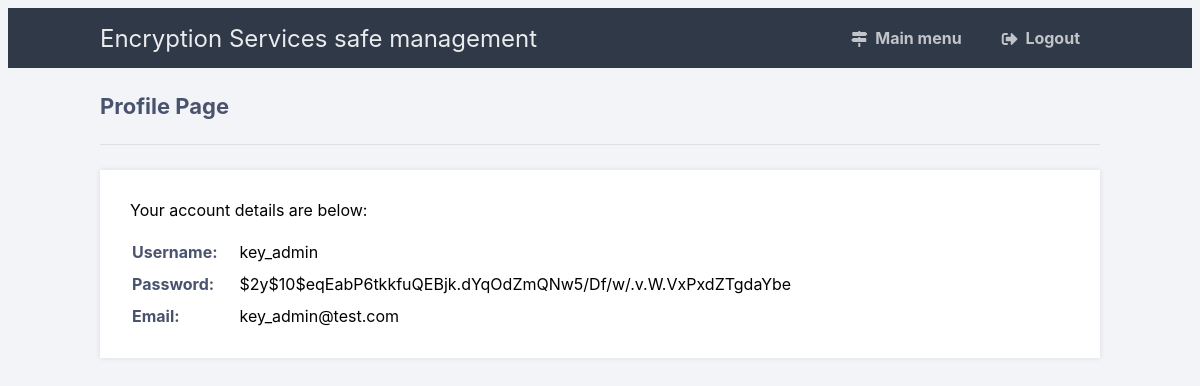
Screenshot of /DocumentRoot/profile.php (signed in) with the database file from the repository.
### tables this page shows
CREATE TABLE `user_accounts` (
  `id` int(11) NOT NULL,
  `username` varchar(50) NOT NULL,
  `password` varchar(255) NOT NULL,
  `email` varchar(100) NOT NULL,
  `user_roles` varchar(255) DEFAULT NULL,
  `account_disabled` tinyint(1) NOT NULL DEFAULT 1,
  `password_expiry` datetime DEFAULT NULL
);

### DocumentRoot/profile.php (the view, shortened to what this page needs)
<?php
include './config.php';
$stmt = $con->prepare('SELECT password, email FROM user_accounts WHERE id = ?');
$stmt->bind_param('i', $_SESSION['id']);
$stmt->execute();
$stmt->bind_result($password, $email);
?>
<!DOCTYPE html>
<html>
	<head>
		<link href="style.css" rel="stylesheet" type="text/css">
		<link rel="stylesheet" href="https://use.fontawesome.com/releases/v5.7.1/css/all.css">
	</head>
	<body class="loggedin">
		<nav class="navtop">
			<div>
				<h1>Encryption Services safe management</h1>
				<a href="main_menu.php"><i class="fas fa-map-signs"></i>Main menu</a>
				<a href="logout.php"><i class="fas fa-sign-out-alt"></i>Logout</a>
			</div>
		</nav>
		<div class="content">
			<h2>Profile Page</h2>
			<div>
				<p>Your account details are below:</p>
				<table>
					<tr>
						<td>Username:</td>
						<td><?=$_SESSION['name']?></td>
					</tr>
					<tr>
						<td>Password:</td>
						<td><?=$password?></td>
					</tr>
					<tr>
						<td>Email:</td>
						<td><?=$email?></td>
					</tr>
				</table>
			</div>
		</div>
	</body>
</html>

### DocumentRoot/style.css (style rules this page uses)
* { box-sizing: border-box; font-family: -apple-system, BlinkMacSystemFont, "segoe ui", roboto, oxygen, ubuntu, cantarell, "fira sans", "droid sans", "helvetica neue", Arial, sans-serif; font-size: 16px; -webkit-font-smoothing: antialiased; -moz-osx-font-smoothing: grayscale; }
body { background-color: #435165; }
.navtop { background-color: #2f3947; height: 60px; width: 100%; border: 0; }
.navtop div { display: flex; margin: 0 auto; width: 1000px; height: 100%; }
.navtop div h1, .navtop div a { display: inline-flex; align-items: center; }
.navtop div h1 { flex: 1; font-size: 24px; padding: 0; margin: 0; color: #eaebed; font-weight: normal; }
.navtop div a { padding: 0 20px; text-decoration: none; color: #c1c4c8; font-weight: bold; }
.navtop div a i { padding: 2px 8px 0 0; }
body.loggedin { background-color: #f3f4f7; }
.content { width: 1000px; margin: 0 auto; }
.content h2 { margin: 0; padding: 25px 0; font-size: 22px; border-bottom: 1px solid #e0e0e3; color: #4a536e; }
.content > p, .content > div { box-shadow: 0 0 5px 0 rgba(0, 0, 0, 0.1); margin: 25px 0; padding: 25px; background-color: #fff; }
.content > p table td, .content > div table td { padding: 5px; }
.content > p table td:first-child, .content > div table td:first-child { font-weight: bold; color: #4a536e; padding-right: 15px; }
.content > div p { padding: 5px; margin: 0 0 10px 0; }

### rows the page displays
user_accounts: password "$2y$10$eqEabP6tkkfuQEBjk.dYqOdZmQNw5/Df/w/.v.W.VxPxdZTgdaYbe", email "key_admin@test.com"

### other values shown
$_SESSION['name'] "key_admin"
